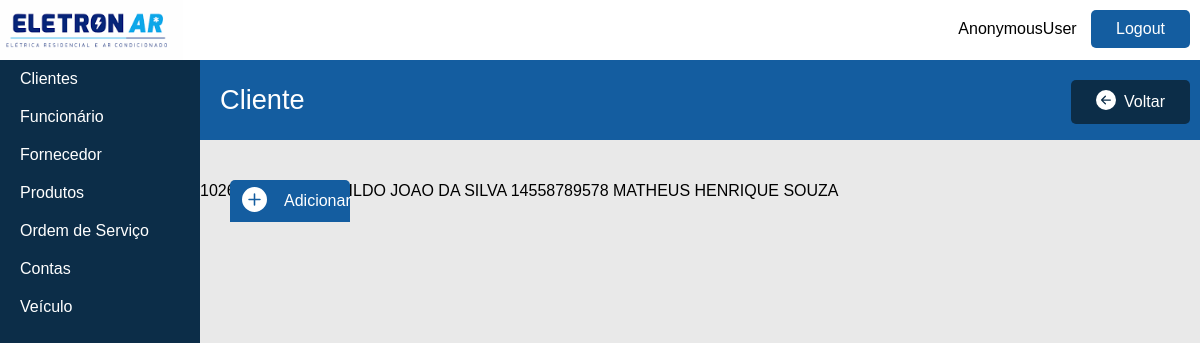
Screenshot of /cliente/list/ with the database file from the repository.
### cliente/models.py (models this page shows, shortened)
class Cliente(models.Model):
    cpf = models.CharField(max_length=11,primary_key=True)
    nome=models.CharField(max_length=30)
    telefone1=models.CharField(max_length=11,default='N tem ')
    telefone2=models.CharField(max_length=11,default='N tem ',null=True,blank=True)
    endereço=models.CharField(max_length=70,default='N tem endereço ainda')
    email=models.CharField(max_length=30, default='N tem email ainda')

### cliente/views.py (the view)
def listarClientes(request):
    clientes = Cliente.objects.all()
    return render(request, 'cliente/clienteList.html',{'clientes':clientes})

### cliente/templates/cliente/clienteList.html (shortened to what this page needs)
{% extends 'base_layout.html'%}
{% load static %}
{% block content %}
    <div class="content">
        <div class="content-title">
            <span class="content-subtitle">Cliente</span>
            <span class="content-botao">
                <span class="icon-botao-voltar">
                    <svg xmlns="http://www.w3.org/2000/svg" width="20" height="20" fill="#FFFFFF" class="bi bi-arrow-left-circle-fill" viewBox="0 0 16 16">
                        <path d="M8 0a8 8 0 1 0 0 16A8 8 0 0 0 8 0zm3.5 7.5a.5.5 0 0 1 0 1H5.707l2.147 2.146a.5.5 0 0 1-.708.708l-3-3a.5.5 0 0 1 0-.708l3-3a.5.5 0 1 1 .708.708L5.707 7.5H11.5z"/>
                    </svg>
                </span>
                <a href="{% url 'conta:listarContas' %}"> Voltar</a>
            </span>
        </div>
    {% block adicionar %}
    <div class="action">
        <span class="icon-botao-adicionar">
            <svg xmlns="http://www.w3.org/2000/svg" width="25" height="25" fill="#FFFFFF" class="bi bi-plus-circle-fill" viewBox="0 0 16 16">
                <path d="M16 8A8 8 0 1 1 0 8a8 8 0 0 1 16 0zM8.5 4.5a.5.5 0 0 0-1 0v3h-3a.5.5 0 0 0 0 1h3v3a.5.5 0 0 0 1 0v-3h3a.5.5 0 0 0 0-1h-3v-3z"/>
              </svg>
        </span>
         <span class="botao-adicionar">
             <a href="{% url 'cliente:adicionarCliente' %}">Adicionar</a>
        </span>
    </div>
        {% for cliente in clientes %}
            {{cliente.cpf}}
            {{cliente.nome}}
        {% endfor%}
    {% endblock %}
    </div>
{% endblock %}

### assets/style6.css (style rules this page uses)
* { box-sizing: border-box; }
body { font-family: sans-serif; margin: 0; padding: 0; --cor-azul-escuro: rgb(48, 70, 81); --cor-azul-claro: rgb(84, 130, 150); --cor-verde-claro: rgb(0, 204, 107); --cor-azul-bem-escuro: rgb(34, 49, 57); --azul-nivel-5: rgb(215, 227, 239); --cinza-principal: rgb(234, 233, 232); --cinza-claro: #e9e9e9; --cinza-escuro-3: #2c2c2c; --azul-nivel-1: #0C2D48; --azul-nivel-2: #145DA0; --azul-nivel-3: #2E8BC0; --azul-nivel-4: #B1D4E0; height: 100%; }
.content { background-color: var(--cinza-claro); }
.content-title { position: relative; height: 80px; background-color: var(--azul-nivel-2); color: white; }
.content-subtitle { position: absolute; top: 50%; transform: translate(0, -50%); display: inline-block; padding: 0 20px; color: white; font-size: 1.7em; }
.content-botao { display: flex; align-items: center; padding: 10px 25px; background-color: var(--azul-nivel-1); float: right; margin: 20px 10px; border-radius: 5px; }
.content-botao .icon-botao-voltar { margin-right: 3px; }
.content-botao a { color: white; text-decoration: none; margin-left: 5px; }
.action { border-top-left-radius: 5px ; border-top-right-radius: 5px ; display: flex; align-items: center; position: relative; background-color: var(--azul-nivel-2); width: 12%; top: 40px; left: 30px; }
a { text-decoration: none; }
.botao-adicionar { padding: 12px 0; }
.icon-botao-adicionar { padding: 0 12px; }
.botao-adicionar a { padding: 12px 5px; color: white; }

### rows the page displays
Cliente: cpf "10266464483", nome "ERONILDO JOAO DA SILVA"
Cliente: cpf "14558789578", nome "MATHEUS HENRIQUE SOUZA"

### other values shown
{{ request.user }} "AnonymousUser"
